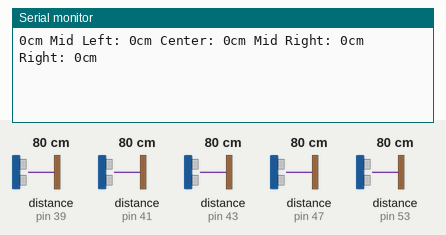
This sketch was run on a simulated Arduino Uno, built with avr-gcc and run on an emulated ATmega328P. On the bench: the last lines printed to the serial monitor. Inputs (shaded band) come from the test bench; at power-on: distance to the obstacle (sensors on pin 39, pin 41, pin 43, pin 47, pin 53) 80 cm. The echo pulse lasts 58.3 µs per cm.

Above: at 1.2 s.
1.3 s: distance to the obstacle (sensor on pin 39) set to 2 cm
At 1.3 s:
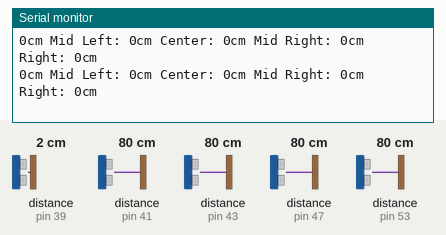
2.8 s: distance to the obstacle (sensor on pin 41) set to 2 cm
At 3.5 s:
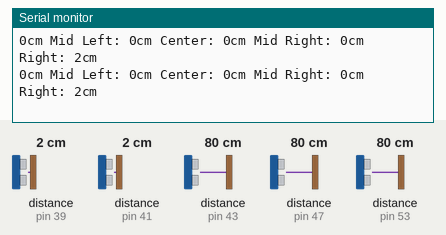
4.3 s: distance to the obstacle (sensor on pin 43) set to 2 cm
At 4.3 s:
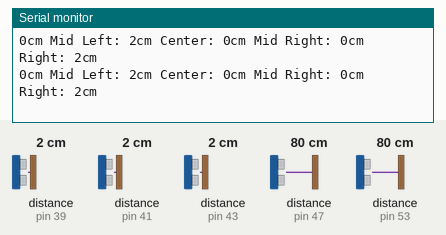
5.8 s: distance to the obstacle (sensor on pin 47) set to 2 cm
At 6.4 s:
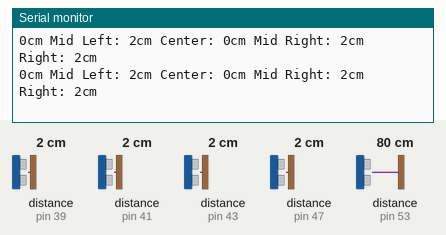
7.3 s: distance to the obstacle (sensor on pin 53) set to 2 cm
At 8.2 s:
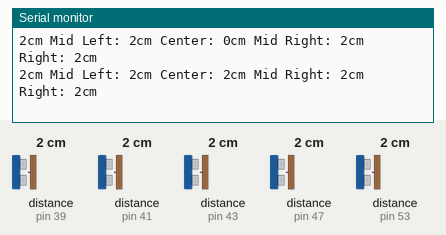
8.8 s: distance to the obstacle (sensor on pin 39) set to 4 cm
At 9.4 s:
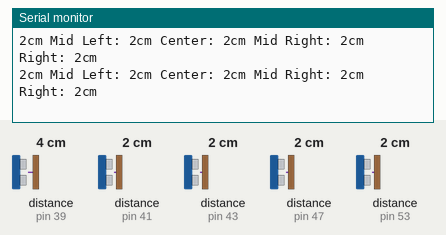
Timing chart, 0 to 11.3 s (numbered marks = the images above; inputs shaded):
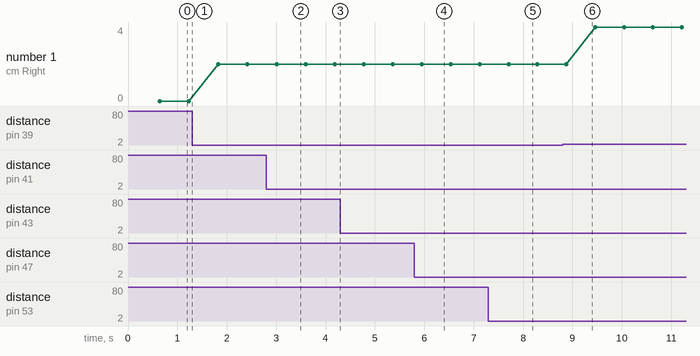

Measured:
- after the input at 7.3 s, the serial monitor: prints a new line after 0.41 s (image 5)
- plotted number 1: 0 → 2 after the input at 1.3 s, 2 → 4 after the input at 8.8 s

The sketch:

ultrasonic_basic.ino
```cpp
#include <NewPing.h>

const int EchoPinC = 53;
const int TriggerPinC = 52;

const int EchoPinL = 47;
const int TriggerPinL = 46;

const int EchoPinR = 39;
const int TriggerPinR = 38;

const int EchoPinMr = 43;
const int TriggerPinMr = 42;

const int EchoPinMl = 41;
const int TriggerPinMl = 40;


NewPing usensorC(TriggerPinC, EchoPinC , 30);
NewPing usensorL(TriggerPinL, EchoPinL , 30);
NewPing usensorR(TriggerPinR, EchoPinR , 30);
NewPing usensormR(TriggerPinMr, EchoPinMr , 30);
NewPing usensormL(TriggerPinMl, EchoPinMl , 30);

int us_left;
int us_middleL;
int us_center;
int us_right;
int us_middleR;


unsigned long previousMillis = 0;

void setup() {
  Serial.begin(115200);
}

void loop() {
  int x;
  unsigned long currentMillis = millis();
  if (( currentMillis - previousMillis) >= 50)
  {
    us_distances();
    Serial.print(us_left); // Send ping, get distance in cm and print result (0 = outside set distance range)
    Serial.print("cm");
    Serial.print(" Mid Left: ");
    Serial.print(us_middleL);
    Serial.print("cm");
    Serial.print(" Center: ");
    Serial.print(us_center);
    Serial.print("cm");
    Serial.print(" Mid Right: ");
    Serial.print(us_middleR);
    Serial.print("cm");
    Serial.print(" Right: ");
    Serial.print(us_right);
    Serial.println("cm");


  }
}

int get_cms(NewPing sonar){
  unsigned long pingTimer;
  int cm;
  pingTimer = sonar.ping_median(5);
  cm = sonar.convert_cm(pingTimer);
  return cm;
}

void us_distances(){
  us_left = get_cms(usensorL);
  us_middleL = get_cms(usensormL);
  us_center = get_cms(usensorC);
  us_middleR = get_cms(usensormR);
  us_right = get_cms(usensorR);
}
```
